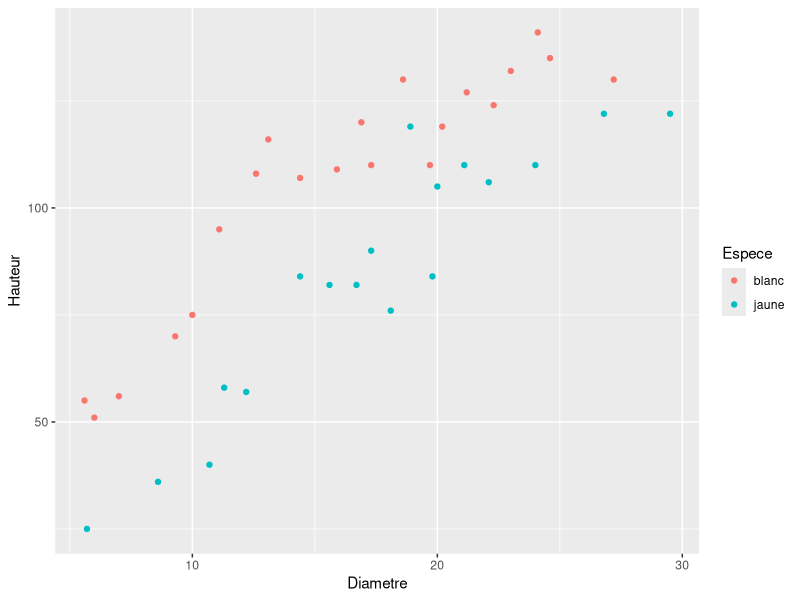
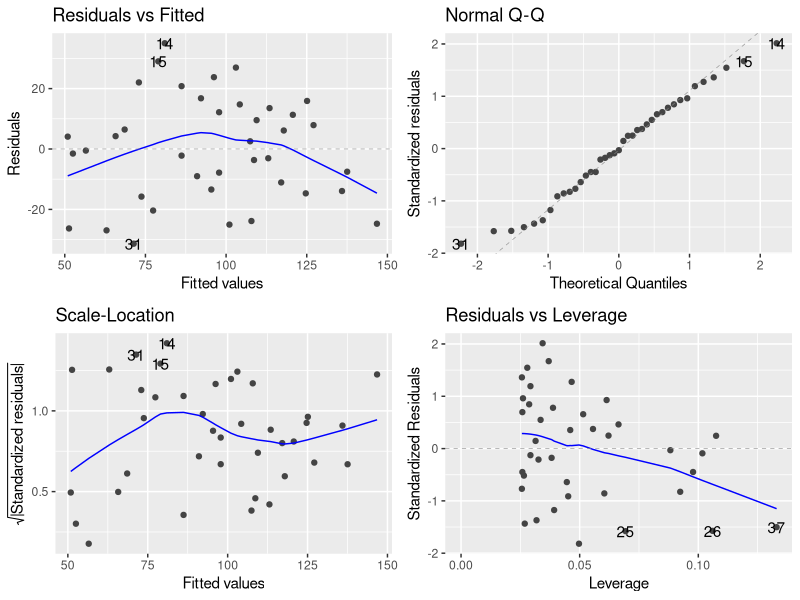
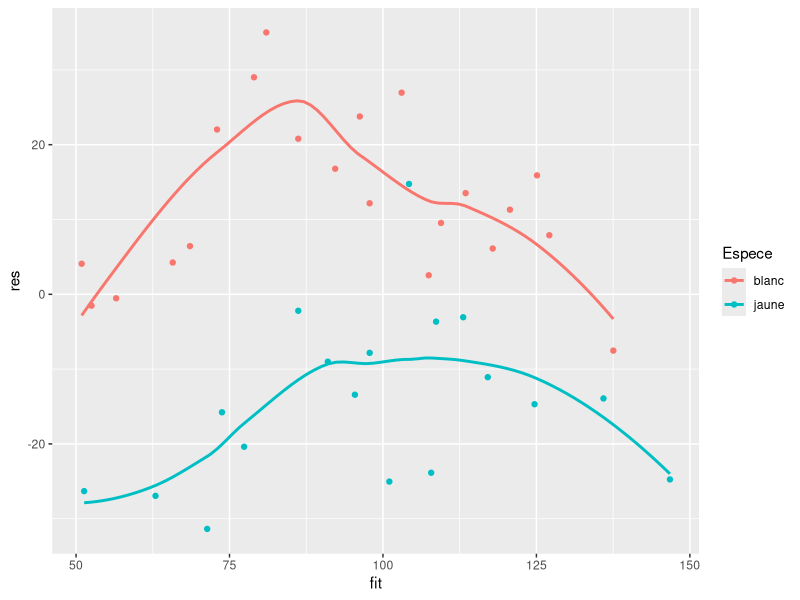
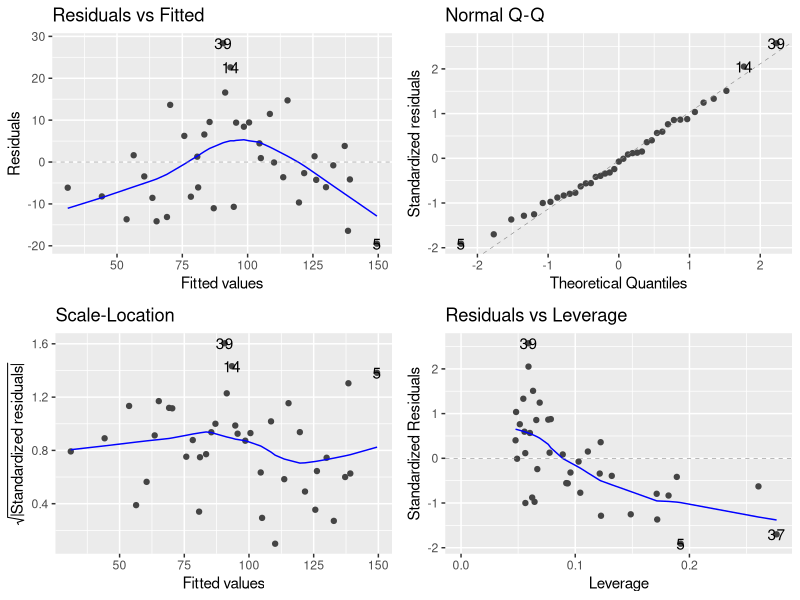

The R script that drew these images, in order:
## ---- chunk 1
knitr::opts_chunk$set(echo = TRUE, cache = TRUE)
#pour la fonction Anova
library(car)
# pour le tidyverse
library(dplyr)
# pour les graphiques
library(ggplot2) 
library(ggfortify)
library(ggpubr)
# pour les moyennes ajustées
library(emmeans) 
## ---- chunk 2
pin=read.table('data/Pin.txt',header=T)
head(pin,10)
dim(pin)

summary(pin)

pin %>% filter(Espece == 'blanc') %>% summary
pin %>% filter(Espece == 'jaune') %>% summary

ggplot(pin, aes(x=Diametre, y = Hauteur, col = Espece)) + geom_point()
## ---- chunk 3
reglin=lm(Hauteur~Diametre,data=pin)
autoplot(reglin)
summary(reglin)
## ---- chunk 4
df <- pin %>% mutate(fit = fitted(reglin), res= residuals(reglin))
ggplot(df, aes(x=fit, y=res, col=Espece)) + geom_point() + geom_smooth(stat='smooth', se = FALSE)
## ---- chunk 5
modancova <- lm(Hauteur~Diametre+Espece+Diametre:Espece,data=pin)

autoplot(modancova)

summary(modancova)
anova(modancova)
Anova(modancova)

## ---- chunk 6
emmeans(modancova,  pairwise~Espece,adjust="none")
